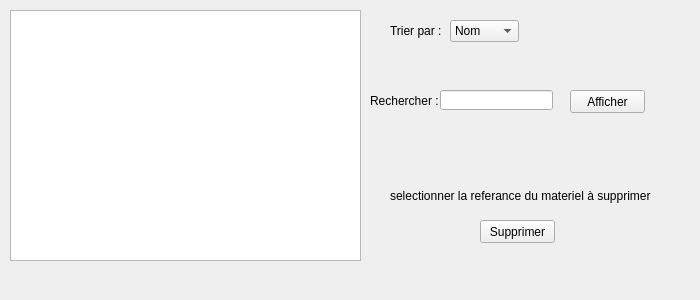
     <widget class="QWidget" name="tab_23">
      <attribute name="title">
       <string>afficher</string>
      </attribute>
      <widget class="QTableView" name="tableView_3">
       <property name="geometry">
        <rect>
         <x>10</x>
         <y>10</y>
         <width>351</width>
         <height>251</height>
        </rect>
       </property>
      </widget>
      <widget class="QLabel" name="label_29">
       <property name="geometry">
        <rect>
         <x>390</x>
         <y>20</y>
         <width>51</width>
         <height>21</height>
        </rect>
       </property>
       <property name="text">
        <string>Trier par :</string>
       </property>
      </widget>
      <widget class="QLabel" name="label_30">
       <property name="geometry">
        <rect>
         <x>370</x>
         <y>90</y>
         <width>71</width>
         <height>21</height>
        </rect>
       </property>
       <property name="text">
        <string>Rechercher :</string>
       </property>
      </widget>
      <widget class="QLineEdit" name="lineEdit_12">
       <property name="geometry">
        <rect>
         <x>440</x>
         <y>90</y>
         <width>113</width>
         <height>20</height>
        </rect>
       </property>
      </widget>
      <widget class="QLabel" name="label_87">
       <property name="geometry">
        <rect>
         <x>0</x>
         <y>0</y>
         <width>691</width>
         <height>291</height>
        </rect>
       </property>
       <property name="text">
        <string/>
       </property>
       <property name="pixmap">
        <pixmap>../../Desktop/design Qt/dddddddddd.jpg</pixmap>
       </property>
      </widget>
      <widget class="QPushButton" name="pushButton_11">
       <property name="geometry">
        <rect>
         <x>570</x>
         <y>90</y>
         <width>75</width>
         <height>23</height>
        </rect>
       </property>
       <property name="text">
        <string>Afficher</string>
       </property>
      </widget>
      <widget class="QComboBox" name="comboBox_4">
       <property name="geometry">
        <rect>
         <x>450</x>
         <y>20</y>
         <width>69</width>
         <height>22</height>
        </rect>
       </property>
       <item>
        <property name="text">
         <string>Nom</string>
        </property>
       </item>
       <item>
        <property name="text">
         <string>Matricule</string>
        </property>
       </item>
      </widget>
      <widget class="QLabel" name="label_50">
       <property name="geometry">
        <rect>
         <x>390</x>
         <y>180</y>
         <width>261</width>
         <height>31</height>
        </rect>
       </property>
       <property name="text">
        <string>selectionner la referance du materiel à supprimer :</string>
       </property>
      </widget>
      <widget class="QPushButton" name="pushButton_19">
       <property name="geometry">
        <rect>
         <x>480</x>
         <y>220</y>
         <width>75</width>
         <height>23</height>
        </rect>
       </property>
       <property name="text">
        <string>Supprimer</string>
       </property>
      </widget>
      <zorder>label_87</zorder>
      <zorder>tableView_3</zorder>
      <zorder>label_29</zorder>
      <zorder>label_30</zorder>
      <zorder>lineEdit_12</zorder>
      <zorder>pushButton_11</zorder>
      <zorder>comboBox_4</zorder>
      <zorder>label_50</zorder>
      <zorder>pushButton_19</zorder>
     </widget>
